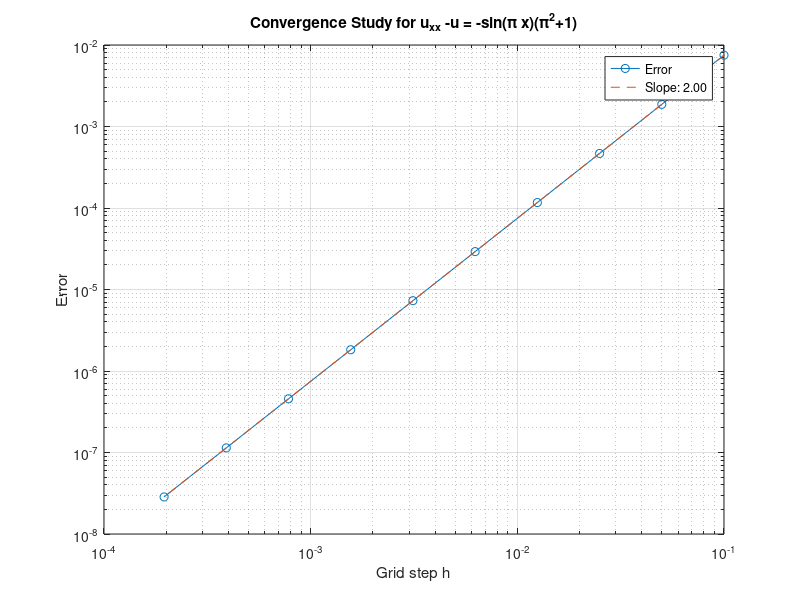

The MATLAB source for this figure:
h_values = 0.1 ./ (2.^(0:10-1)); 
errors = zeros(size(h_values)); 

for i = 1:length(h_values)
    h = h_values(i);

    x = (0:h:(1))';
    m = length(x);
    e = ones(m, 1);

    Dxx = spdiags([e (-2*e - h*h*e) e], [-1 0 1], m, m)
    Dxx(1,1) = -(2+h*h);
    Dxx(m,m) = -(2+h*h);
    Dxx(1,2) =0;
    Dxx(m, m-1)=0;
    Dxx = Dxx / h^2;


    f = -sin(pi * x) * (pi^2 + 1);

    u_numerical = Dxx \ f;


    u_analytical = sin(pi * x);

    errors(i) = max(abs(u_numerical - u_analytical));
end


figure;
loglog(h_values, errors, '-o');
xlabel('Grid step h');
ylabel('Error');
title('Convergence Study for u_{xx} -u = -sin(\pi x)(\pi^2+1)');
grid on;

% Optional: Fit a line to check convergence rate
p = polyfit(log(h_values), log(errors), 1);
hold on;
loglog(h_values, exp(polyval(p, log(h_values))), '--', 'DisplayName', sprintf('Slope: %.2f', p(1)));
legend('Error', sprintf('Slope: %.2f', p(1)), 'Location', 'best');
hold off;
exportgraphics(gcf, "6d1.png", 'Resolution', 300);
